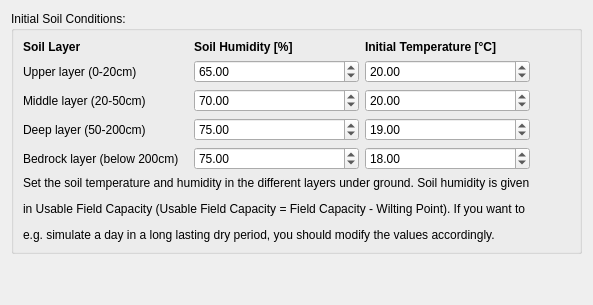
             <widget class="QWidget" name="tab_Soil">
              <attribute name="title">
               <string>Soil Settings</string>
              </attribute>
              <layout class="QGridLayout" name="gridLayout_81">
               <item row="2" column="0">
                <widget class="QLabel" name="label_169">
                 <property name="text">
                  <string/>
                 </property>
                </widget>
               </item>
               <item row="0" column="0">
                <widget class="QGroupBox" name="gb_soilSim">
                 <property name="title">
                  <string>Initial Soil Conditions:</string>
                 </property>
                 <layout class="QGridLayout" name="gridLayout_24">
                  <item row="3" column="0">
                   <widget class="QLabel" name="label_89">
                    <property name="text">
                     <string>Deep layer (50-200cm)</string>
                    </property>
                   </widget>
                  </item>
                  <item row="3" column="2">
                   <widget class="QDoubleSpinBox" name="sb_soilTlower">
                    <property name="locale">
                     <locale language="English" country="UnitedStates"/>
                    </property>
                    <property name="minimum">
                     <double>-20.000000000000000</double>
                    </property>
                    <property name="maximum">
                     <double>100.000000000000000</double>
                    </property>
                    <property name="value">
                     <double>19.000000000000000</double>
                    </property>
                   </widget>
                  </item>
                  <item row="2" column="1">
                   <widget class="QDoubleSpinBox" name="sb_soilHumMiddle">
                    <property name="locale">
                     <locale language="English" country="UnitedStates"/>
                    </property>
                    <property name="maximum">
                     <double>100.000000000000000</double>
                    </property>
                    <property name="value">
                     <double>70.000000000000000</double>
                    </property>
                   </widget>
                  </item>
                  <item row="5" column="0" colspan="3">
                   <widget class="QLabel" name="label_91">
                    <property name="text">
                     <string>&lt;html&gt;&lt;head/&gt;&lt;body&gt;&lt;p&gt;Set the soil temperature and humidity in the different layers under ground. Soil humidity is given&lt;/p&gt;&lt;p&gt;in Usable Field Capacity (Usable Field Capacity = Field Capacity - Wilting Point). If you want to&lt;/p&gt;&lt;p&gt;e.g. simulate a day in a long lasting dry period, you should modify the values accordingly.&lt;/p&gt;&lt;/body&gt;&lt;/html&gt;</string>
                    </property>
                   </widget>
                  </item>
                  <item row="4" column="2">
                   <widget class="QDoubleSpinBox" name="sb_soilTbedrock">
                    <property name="locale">
                     <locale language="English" country="UnitedStates"/>
                    </property>
                    <property name="minimum">
                     <double>-20.000000000000000</double>
                    </property>
                    <property name="maximum">
                     <double>100.000000000000000</double>
                    </property>
                    <property name="value">
                     <double>18.000000000000000</double>
                    </property>
                   </widget>
                  </item>
                  <item row="0" column="0">
                   <widget class="QLabel" name="label_87">
                    <property name="sizePolicy">
                     <sizepolicy hsizetype="Preferred" vsizetype="Fixed">
                      <horstretch>0</horstretch>
                      <verstretch>0</verstretch>
                     </sizepolicy>
                    </property>
                    <property name="text">
                     <string>&lt;html&gt;&lt;head/&gt;&lt;body&gt;&lt;p&gt;&lt;span style=&quot; font-weight:600;&quot;&gt;Soil Layer&lt;/span&gt;&lt;/p&gt;&lt;/body&gt;&lt;/html&gt;</string>
                    </property>
                   </widget>
                  </item>
                  <item row="0" column="1">
                   <widget class="QLabel" name="label_93">
                    <property name="text">
                     <string>&lt;html&gt;&lt;head/&gt;&lt;body&gt;&lt;p&gt;&lt;span style=&quot; font-weight:600;&quot;&gt;Soil Humidity [%]&lt;/span&gt;&lt;/p&gt;&lt;/body&gt;&lt;/html&gt;</string>
                    </property>
                   </widget>
                  </item>
                  <item row="1" column="2">
                   <widget class="QDoubleSpinBox" name="sb_soilTupper">
                    <property name="locale">
                     <locale language="English" country="UnitedStates"/>
                    </property>
                    <property name="minimum">
                     <double>-20.000000000000000</double>
                    </property>
                    <property name="maximum">
                     <double>100.000000000000000</double>
                    </property>
                    <property name="value">
                     <double>20.000000000000000</double>
                    </property>
                   </widget>
                  </item>
                  <item row="2" column="2">
                   <widget class="QDoubleSpinBox" name="sb_soilTmiddle">
                    <property name="locale">
                     <locale language="English" country="UnitedStates"/>
                    </property>
                    <property name="minimum">
                     <double>-20.000000000000000</double>
                    </property>
                    <property name="maximum">
                     <double>100.000000000000000</double>
                    </property>
                    <property name="value">
                     <double>20.000000000000000</double>
                    </property>
                   </widget>
                  </item>
                  <item row="4" column="0">
                   <widget class="QLabel" name="label_90">
                    <property name="text">
                     <string>Bedrock layer (below 200cm)</string>
                    </property>
                   </widget>
                  </item>
                  <item row="2" column="0">
                   <widget class="QLabel" name="label_92">
                    <property name="text">
                     <string>Middle layer (20-50cm)</string>
                    </property>
                   </widget>
                  </item>
                  <item row="1" column="1">
                   <widget class="QDoubleSpinBox" name="sb_soilHumUpper">
                    <property name="locale">
                     <locale language="English" country="UnitedStates"/>
                    </property>
                    <property name="maximum">
                     <double>100.000000000000000</double>
                    </property>
                    <property name="value">
                     <double>65.000000000000000</double>
                    </property>
                   </widget>
                  </item>
                  <item row="2" column="3">
                   <spacer name="horizontalSpacer_12">
                    <property name="orientation">
                     <enum>Qt::Horizontal</enum>
                    </property>
                    <property name="sizeHint" stdset="0">
                     <size>
                      <width>40</width>
                      <height>20</height>
                     </size>
                    </property>
                   </spacer>
                  </item>
                  <item row="1" column="0">
                   <widget class="QLabel" name="label_88">
                    <property name="text">
                     <string>Upper layer (0-20cm)</string>
                    </property>
                   </widget>
                  </item>
                  <item row="4" column="1">
                   <widget class="QDoubleSpinBox" name="sb_soilHumBedrock">
                    <property name="locale">
                     <locale language="English" country="UnitedStates"/>
                    </property>
                    <property name="maximum">
                     <double>100.000000000000000</double>
                    </property>
                    <property name="value">
                     <double>75.000000000000000</double>
                    </property>
                   </widget>
                  </item>
                  <item row="3" column="1">
                   <widget class="QDoubleSpinBox" name="sb_soilHumLower">
                    <property name="locale">
                     <locale language="English" country="UnitedStates"/>
                    </property>
                    <property name="maximum">
                     <double>100.000000000000000</double>
                    </property>
                    <property name="value">
                     <double>75.000000000000000</double>
                    </property>
                   </widget>
                  </item>
                  <item row="0" column="2">
                   <widget class="QLabel" name="label_94">
                    <property name="text">
                     <string>&lt;html&gt;&lt;head/&gt;&lt;body&gt;&lt;p&gt;&lt;span style=&quot; font-weight:600;&quot;&gt;Initial Temperature [°C]&lt;/span&gt;&lt;/p&gt;&lt;/body&gt;&lt;/html&gt;</string>
                    </property>
                   </widget>
                  </item>
                 </layout>
                </widget>
               </item>
               <item row="1" column="0">
                <spacer name="horizontalSpacer_9">
                 <property name="orientation">
                  <enum>Qt::Horizontal</enum>
                 </property>
                 <property name="sizeHint" stdset="0">
                  <size>
                   <width>40</width>
                   <height>20</height>
                  </size>
                 </property>
                </spacer>
               </item>
              </layout>
             </widget>
